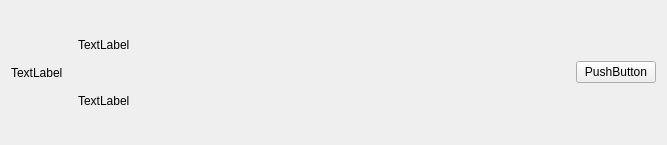
<?xml version="1.0" encoding="UTF-8"?>
<ui version="4.0">
 <class>SearchItemWidget</class>
 <widget class="QWidget" name="SearchItemWidget">
  <property name="geometry">
   <rect>
    <x>0</x>
    <y>0</y>
    <width>667</width>
    <height>145</height>
   </rect>
  </property>
  <property name="windowTitle">
   <string>Form</string>
  </property>
  <layout class="QHBoxLayout" name="horizontalLayout">
   <item>
    <widget class="QLabel" name="label">
     <property name="enabled">
      <bool>true</bool>
     </property>
     <property name="text">
      <string>TextLabel</string>
     </property>
    </widget>
   </item>
   <item>
    <widget class="QWidget" name="widget_2" native="true">
     <layout class="QVBoxLayout" name="verticalLayout">
      <item>
       <widget class="QLabel" name="nameLab">
        <property name="enabled">
         <bool>true</bool>
        </property>
        <property name="text">
         <string>TextLabel</string>
        </property>
       </widget>
      </item>
      <item>
       <widget class="QLabel" name="idLab">
        <property name="enabled">
         <bool>true</bool>
        </property>
        <property name="text">
         <string>TextLabel</string>
        </property>
       </widget>
      </item>
     </layout>
    </widget>
   </item>
   <item>
    <spacer name="horizontalSpacer">
     <property name="orientation">
      <enum>Qt::Horizontal</enum>
     </property>
     <property name="sizeHint" stdset="0">
      <size>
       <width>427</width>
       <height>20</height>
      </size>
     </property>
    </spacer>
   </item>
   <item>
    <widget class="QPushButton" name="addBtn">
     <property name="minimumSize">
      <size>
       <width>60</width>
       <height>0</height>
      </size>
     </property>
     <property name="text">
      <string>PushButton</string>
     </property>
    </widget>
   </item>
  </layout>
 </widget>
 <resources/>
 <connections/>
</ui>
